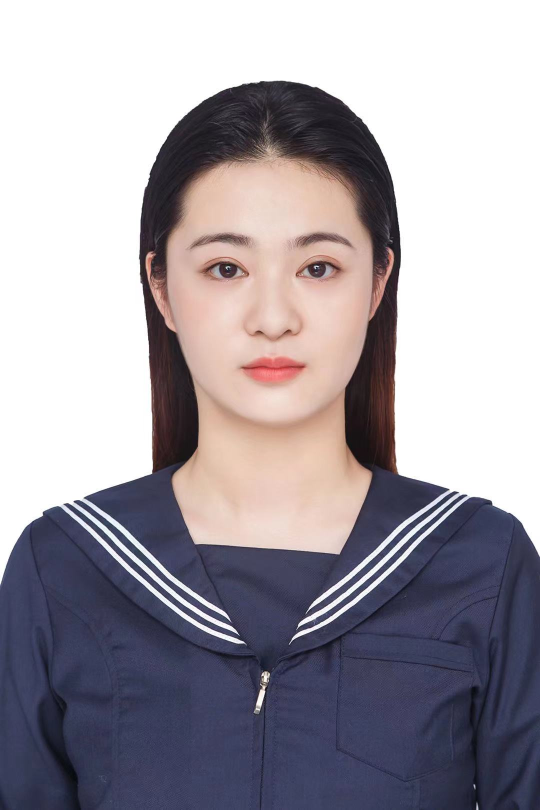
#> input picture 小系统练习/图像的字符画绘制/QQ图片20210516165933.jpg, 1080 x 1620 px (shown at 1/2 size)
$ python '图像字符画绘制2.0.py'
#> lines starting #> are read from the running program, lines starting #| are printed output that depends on the picture
#DrawCharImage.py
from PIL import Image
ascil_char = list('''@B%8&WM#*oahkbdpqwmZO0QLCJUYXzcvunxrjft/\|()1{}[]?-_+~<>i!lI;:,"^`'. ''')#生成字符画所需的字符集
def get_char(r, b, g, alpha=256):
    if alpha == 0:
        return ' '
    gray = int(0.2126 * r + 0.7152 * g + 0.0722 * b)
    #gray = int(0.299 * r + 0.587 * g + 0.114 * b)
    unit = 256 / len (ascil_char)
    return ascil_char[int(gray//unit)]
def main():
    im = Image.open('QQ图片20210516165933.jpg')
#> im is the input picture: PIL image 1080x1620 RGB; mean R, G, B 162.6, 157.2, 164.8
    WIDTH, HEIGHT = 1000, 600
    im = im.resize((WIDTH, HEIGHT))
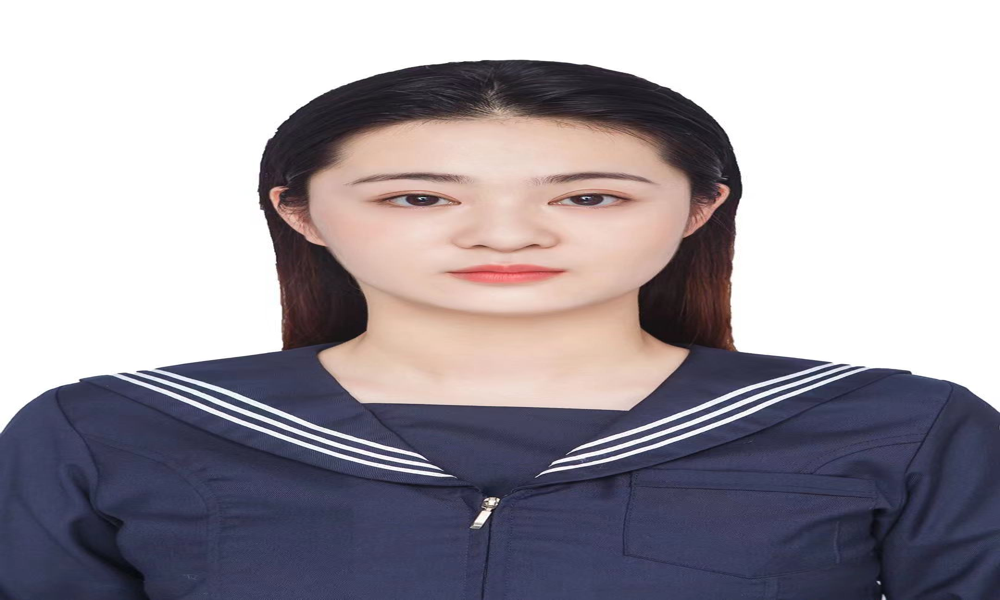
#> im: PIL image 1000x600 RGB; mean R, G, B 162.6, 157.2, 164.8
    txt =' '
    for i in range(HEIGHT):
        for j in range(WIDTH):
            txt += get_char(*im.getpixel((j, i)))
        txt += '\n'
    fo = open('pic_char.txt', 'w')
    fo.write(txt)
    fo.close()
#> (the run stopped early here; a loop or call above may not have finished)
